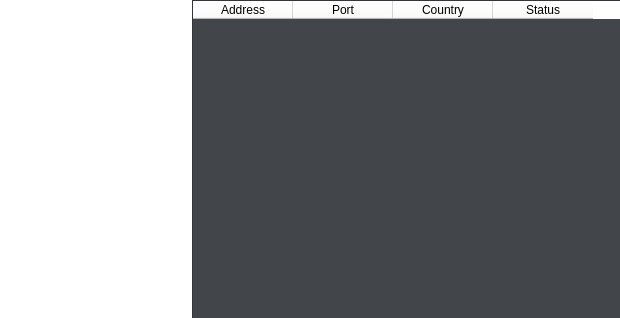
<?xml version="1.0" encoding="UTF-8"?>
<ui version="4.0">
 <class>MainWindow</class>
 <widget class="QMainWindow" name="MainWindow">
  <property name="geometry">
   <rect>
    <x>0</x>
    <y>0</y>
    <width>620</width>
    <height>318</height>
   </rect>
  </property>
  <property name="minimumSize">
   <size>
    <width>620</width>
    <height>318</height>
   </size>
  </property>
  <property name="maximumSize">
   <size>
    <width>620</width>
    <height>318</height>
   </size>
  </property>
  <property name="windowTitle">
   <string>MainWindow</string>
  </property>
  <property name="styleSheet">
   <string notr="true"/>
  </property>
  <widget class="QWidget" name="centralwidget">
   <property name="styleSheet">
    <string notr="true">QWidget {
	background: white
}</string>
   </property>
   <widget class="QLabel" name="label">
    <property name="geometry">
     <rect>
      <x>-26</x>
      <y>9</y>
      <width>241</width>
      <height>151</height>
     </rect>
    </property>
    <property name="text">
     <string/>
    </property>
    <property name="pixmap">
     <pixmap resource="resource.qrc">:/images/assets/icon.png</pixmap>
    </property>
    <property name="scaledContents">
     <bool>true</bool>
    </property>
   </widget>
   <widget class="QTableWidget" name="tableWidget">
    <property name="geometry">
     <rect>
      <x>192</x>
      <y>0</y>
      <width>431</width>
      <height>321</height>
     </rect>
    </property>
    <property name="styleSheet">
     <string notr="true">QTableView
{
    background-color: rgb(66, 69, 74)
}</string>
    </property>
    <column>
     <property name="text">
      <string>Address</string>
     </property>
    </column>
    <column>
     <property name="text">
      <string>Port</string>
     </property>
    </column>
    <column>
     <property name="text">
      <string>Country</string>
     </property>
    </column>
    <column>
     <property name="text">
      <string>Status</string>
     </property>
    </column>
   </widget>
   <widget class="QLabel" name="label_2">
    <property name="geometry">
     <rect>
      <x>110</x>
      <y>190</y>
      <width>51</width>
      <height>51</height>
     </rect>
    </property>
    <property name="cursor">
     <cursorShape>PointingHandCursor</cursorShape>
    </property>
    <property name="text">
     <string/>
    </property>
    <property name="pixmap">
     <pixmap resource="resource.qrc">:/images/assets/save.png</pixmap>
    </property>
    <property name="scaledContents">
     <bool>true</bool>
    </property>
   </widget>
  </widget>
 </widget>
 <resources>
  <include location="resource.qrc"/>
 </resources>
 <connections/>
</ui>
